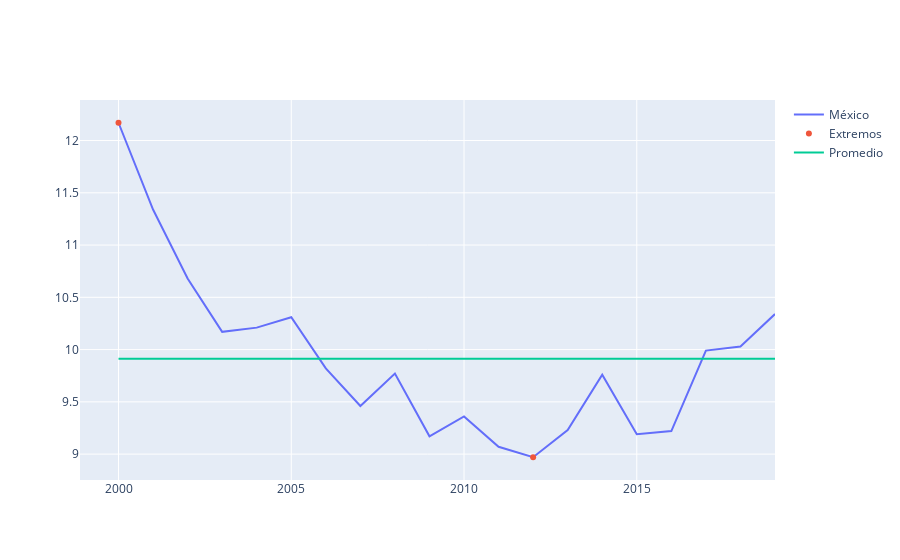

Here is the notebook cell this chart was saved with:
### Markdown cell above
## Gráfico de proporción de energía renovable en el consumo final de energía

### Code cell
pais = 'México'
columna = 'proporcion_de_energias_renovables_del_total_consumido'
df = table2[table2['Pais'] == pais][['Anio', columna]]
avg = df[columna].mean()
maxmin = df[(df[columna] == df[columna].min()) | (df[columna] == df[columna].max())]

fig = go.Figure()
fig.add_trace(go.Scatter(x = df['Anio'], y = df[columna], name = pais))
fig.add_trace(go.Scatter(x = maxmin['Anio'], y = maxmin[columna], mode = 'markers', name = 'Extremos'))
fig.add_trace(go.Scatter(x = df['Anio'], y = avg*np.ones(len(df)), name = 'Promedio'))
fig.show()

### Figure 1 — Plotly figure (JSON) as saved in the notebook; plotly's stock layout.template omitted (floating-point values rounded to 4 significant figures)
{"data": [{"name": "México", "type": "scatter", "x": [2000, 2001, 2002, 2003, 2004, 2005, 2006, 2007, 2008, 2009, 2010, 2011, 2012, 2013, 2014, 2015, 2016, 2017, 2018, 2019], "y": [12.17, 11.34, 10.68, 10.17, 10.21, 10.31, 9.82, 9.46, 9.77, 9.17, 9.36, 9.07, 8.97, 9.23, 9.76, 9.19, 9.22, 9.99, 10.03, 10.34]}, {"mode": "markers", "name": "Extremos", "type": "scatter", "x": [2000, 2012], "y": [12.17, 8.97]}, {"name": "Promedio", "type": "scatter", "x": [2000, 2001, 2002, 2003, 2004, 2005, 2006, 2007, 2008, 2009, 2010, 2011, 2012, 2013, 2014, 2015, 2016, 2017, 2018, 2019], "y": [9.913, 9.913, 9.913, 9.913, 9.913, 9.913, 9.913, 9.913, 9.913, 9.913, 9.913, 9.913, 9.913, 9.913, 9.913, 9.913, 9.913, 9.913, 9.913, 9.913]}], "layout": {}}
